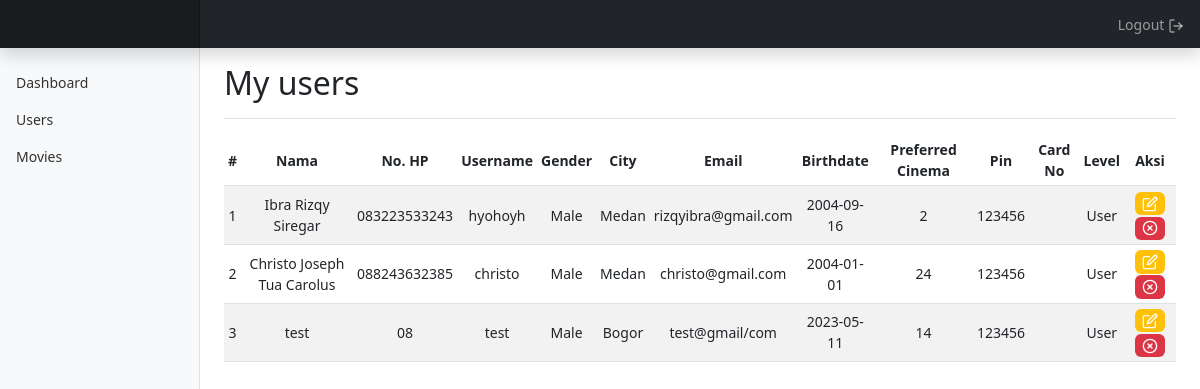
/admin?p=users (signed in), run on the app's committed database.
### tables this page shows
CREATE TABLE `users` (
  `id` int(11) NOT NULL,
  `nama` varchar(255) NOT NULL,
  `no_hp` varchar(15) NOT NULL,
  `username` varchar(100) NOT NULL,
  `gender` varchar(6) NOT NULL,
  `city` int(11) NOT NULL,
  `email_address` varchar(200) NOT NULL,
  `birthdate` date NOT NULL,
  `preferred_cinema` int(11) NOT NULL,
  `pin` varchar(6) NOT NULL,
  `card_no` varchar(30) DEFAULT NULL,
  `password` varchar(255) NOT NULL,
  `address` varchar(255) DEFAULT NULL,
  `level` tinyint(1) NOT NULL DEFAULT 2
);

CREATE TABLE `cities` (
  `city_id` int(11) NOT NULL,
  `city_name` varchar(127) NOT NULL
);

### includes/functions.php (called while the page is built, shortened)
<?php
    $conn = mysqli_connect("localhost", "root", "", "cgv");
    function tampilkan($query){
        global $conn;
        $hasil = mysqli_query($conn, $query);
        $kosong = [];
        while($isi = mysqli_fetch_assoc($hasil)){
            $kosong[] = $isi;
        }
        return $kosong;
    }
?>

### admin/users/akun.php (the view, shortened to what this page needs)
<?php
    $data = tampilkan("SELECT * FROM users a INNER JOIN cities b ON a.city = b.city_id WHERE level = 2");
?>
<div class="d-flex justify-content-between flex-wrap flex-md-nowrap align-items-center pt-3 pb-2 mb-3 border-bottom">
    <h1 class="h2">My users</h1>
</div>
<div class="table-responsive">
    <table class="table table-striped table-sm text-center align-middle">
        <thead>
            <tr class="text-center align-middle">
                <th scope="col">#</th>
                <th scope="col">Nama</th>
                <th scope="col">No. HP</th>
                <th scope="col">Username</th>
                <th scope="col">Gender</th>
                <th scope="col">City</th>
                <th scope="col">Email</th>
                <th scope="col">Birthdate</th>
                <th scope="col">Preferred Cinema</th>
                <th scope="col">Pin</th>
                <th scope="col">Card No</th>
                <th scope="col">Level</th>
                <th scope="col">Aksi</th>
            </tr>
        </thead>
        <tbody>
            <?php $i = 1; ?>
            <?php foreach($data as $row) : ?>
                <tr>
                    <td><?= $i ?></td>
                    <td><?= $row['nama'] ?></td>
                    <td><?= $row['no_hp'] ?></td>
                    <td><?= $row['username'] ?></td>
                    <td><?= $row['gender'] ?></td>
                    <td><?= $row['city_name'] ?></td>
                    <td><?= $row['email_address'] ?></td>
                    <td><?= $row['birthdate'] ?></td>
                    <td><?= $row['preferred_cinema'] ?></td>
                    <td><?= $row['pin'] ?></td>
                    <td><?= $row['card_no'] ?></td>
                    <?php if($row['level'] == 1) : ?>
                        <td>Admin</td>
                    <?php else : ?>
                        <td>User</td>
                    <?php endif ?>
                    <td>
                        <a href="/cgv/admin?p=edit-user&id=<?= $row['id'] ?>" class="badge bg-warning"><span data-feather="edit"></span></a>
                        <form action="" method="POST" class="d-inline">
                            <button name="btnHapus" class="border-0 badge bg-danger" onclick="return confirm('Are you sure?')"><span data-feather="x-circle"></span></button>
                        </form>
                    </td>
                </tr>
                <?php $i++; ?>
            <?php endforeach ?>
        </tbody>
    </table>
</div>

### admin/index.php (shortened to what this page needs)
<?php
    require "../includes/functions.php";
?>
<!DOCTYPE html>
<html lang="en">
<head>
    <link href="../assets/css/bootstrap.css" rel="stylesheet">
    <link href="../assets/css/dashboard.css" rel="stylesheet">
</head>
<body>
    <?php include "./layouts/header.php" ?>
    <div class="container-fluid">
        <div class="row">
            <?php include "./layouts/sidebar.php" ?>
            <main class="col-md-9 ms-sm-auto col-lg-10 px-md-4">
                <?php include "./layouts/main.php" ?>
            </main>
        </div>
    </div>
</body>
</html>

### admin/layouts/header.php (shortened to what this page needs)
<header class="navbar navbar-dark sticky-top bg-dark flex-md-nowrap p-0 shadow">
    <a class="navbar-brand col-md-3 col-lg-2 me-0 px-3 fs-6 text-center" href="/"><img src="" width="40px"></a>
    <div class="navbar-nav">
        <div class="nav-item text-nowrap">
            <a href="/cgv?p=logout" onclick="return confirm('Apakah kamu yakin?')" class="nav-link px-3 bg-dark border-0">Logout <span data-feather="log-out"></span></a>
        </div>
    </div>
</header>

### admin/layouts/sidebar.php
<nav id="sidebarMenu" class="col-md-3 col-lg-2 d-md-block bg-light sidebar collapse">
    <div class="position-sticky pt-3 sidebar-sticky">
        <ul class="nav flex-column">
            <li class="nav-item">
                <a class="nav-link {{ Request::is('admin') ? 'active' : ''}}" aria-current="page" href="/cgv/admin">
                    Dashboard
                </a>
            </li>
            <li class="nav-item">
                <a class="nav-link {{ Request::is('admin/users*') ? 'active' : ''}}" href="/cgv/admin?p=users">
                    Users
                </a>
            </li>
            <li class="nav-item">
                <a class="nav-link {{ Request::is('admin/products*') ? 'active' : ''}}" href="/cgv/admin?p=movies">
                    Movies
                </a>
            </li>
        </ul>
    </div>
</nav>

### admin/layouts/main.php (shortened to what this page needs)
<?php
    if(@$_GET){
        switch($_GET["p"]){
            case"users":
                include 'users/akun.php';
                break;
        }
    }else{
        include "page/home.php";
    }
?>

### assets/css/dashboard.css (style rules this page uses)
body { font-size: .875rem; }
.feather { width: 16px; height: 16px; }
.sidebar { position: fixed; top: 0; bottom: 0; left: 0; z-index: 100; padding: 48px 0 0; box-shadow: inset -1px 0 0 rgba(0, 0, 0, .1); }
.sidebar-sticky { height: calc(100vh - 48px); overflow-x: hidden; overflow-y: auto; }
.sidebar .nav-link { font-weight: 500; color: #333; }
.navbar-brand { padding-top: .75rem; padding-bottom: .75rem; background-color: rgba(0, 0, 0, .25); box-shadow: inset -1px 0 0 rgba(0, 0, 0, .25); }

### data on the page
users: nama "Ibra Rizqy Siregar", no_hp "083223533243", username "hyohoyh", gender "Male", city.city_name "Medan", email_address "rizqyibra@gmail.com", birthdate "2004-09-16", preferred_cinema "2", pin "123456", level "User"
users: nama "Christo Joseph Tua Carolus", no_hp "088243632385", username "christo", gender "Male", city.city_name "Medan", email_address "christo@gmail.com", birthdate "2004-01-01", preferred_cinema "24", pin "123456", level "User"
users: nama "test", no_hp "08", username "test", gender "Male", city.city_name "Bogor", email_address "test@gmail/com", birthdate "2023-05-11", preferred_cinema "14", pin "123456", level "User"
